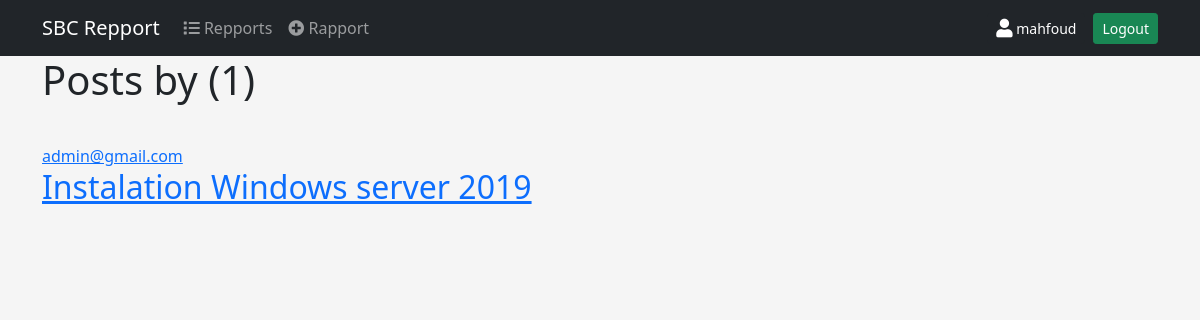
/user/rapports/1 (signed in), run on the app's committed database.
### account/models.py (models this page shows, shortened)
class Account(AbstractBaseUser):
    email = models.EmailField( verbose_name='email address', max_length=255, unique=True )
    first_name = models.CharField(_("first name"), max_length=50)
    last_name = models.CharField(_("last name"), max_length=50)
    is_active = models.BooleanField(default=True)
    is_admin = models.BooleanField(default=False)
    objects = AccountManager()
    USERNAME_FIELD = 'email'
    REQUIRED_FIELDS = ['first_name','last_name']
    def __str__(self):
        return self.email

### rapport/models.py (models this page shows, shortened)
class Rapport (models.Model):
    CHEF_DEP = 'CHEF_DEP'
    CHEF_SRV = 'CHEF_SRV'
    DI = 'DI'
    MAIL = 'MAIL'
    TR_INTR = 'TR_INTR'
    YEAR_IN_SCHOOL_CHOICES = [
        (CHEF_DEP, 'Par le Chef departement Informatique'),
        (CHEF_SRV, 'Par le Chef service IR&SI'),
        (DI, 'Par DI'),
        (MAIL, 'Par Mail'),
        (TR_INTR, 'Travaux Internes à La Structure'),
    ]
    author = models.ForeignKey(Account, verbose_name=_("author"), on_delete=models.CASCADE)
    date =  models.DateField(_("date"),  auto_now_add=False)
    starthour =  models.TimeField(_('start hour '))
    endhour =  models.TimeField(_('end hour '))
    title = models.TextField(_("title"))
    description = models.TextField(_("description"))
    equipment = models.TextField(_("equipment"))
    state_befor = models.TextField(_("state befor "),null=True,blank=True)
    state_after = models.TextField(_("state after "))
    device_used = models.TextField(_("Device Used"),null=True,blank=True)
    type_di = models.CharField(_("Type DI"),
        max_length=20,
        choices=YEAR_IN_SCHOOL_CHOICES,
        default=TR_INTR,
    )
    n_di = models.TextField(_("N° DI"),null=True,blank=True)
    note = models.TextField(_("note"),null=True,blank=True)

### rapport/views.py (the view)
# urls.py: path('user/rapports/<int:pk>', UserRapportListView.as_view(), name='user-rapports'),
class UserRapportListView(ListView):
    model = Rapport
    template_name = 'rapport/user_rapport.html'  # <app>/<model>_<viewtype>.html
    context_object_name = 'objects'
    paginate_by = 6
    def get_queryset(self):
        user = get_object_or_404(Account, id=self.kwargs.get('pk'))
        return Rapport.objects.filter(author=user).order_by('-id')

### templates/rapport/user_rapport.html (shortened to what this page needs)
{% extends "base.html" %}
{% block content %}
    <h1 class="mb-3">Posts by {{ view.kwargs.username }} ({{ page_obj.paginator.count }})</h1>
    {% for post in objects %}
        <article class="media content-section">
          <div class="media-body">
            <div class="article-metadata">
              <a class="mr-2" href="{% url 'rapport:user-rapports' post.author.id %}">{{ post.author }}</a>
            </div>
            <h2><a class="article-title" href="{% url 'rapport:rapport-detail' post.id %}">{{ post.title }}</a></h2>
          </div>
        </article>
    {% endfor %}
{% endblock content %}

### templates/base.html (shortened to what this page needs)
<!DOCTYPE html>
<html>
    <head>
        <link rel="stylesheet" href="">
         <link href="https://cdn.jsdelivr.net/npm/bootstrap@5.0.2/dist/css/bootstrap.min.css" rel="stylesheet">
         <link rel="stylesheet" href="https://cdnjs.cloudflare.com/ajax/libs/font-awesome/5.15.2/css/all.min.css" >
    </head>
    <body style="background-color:#f5f5f5;">
    <nav class="navbar navbar-expand-lg navbar-dark bg-dark">
        <div class="container">
            <a class="navbar-brand" href="#">SBC Repport </a>
            <div class="collapse navbar-collapse" id="navbarNav">
            <ul class="navbar-nav">
                <li class="nav-item">
                <a class="nav-link " aria-current="page" href="{% url 'rapport:rapport-list' %}"><i class="fas fa-list"></i> Repports</a>
                </li>
                <li class="nav-item">
                    <a class="nav-link" href="{% url 'rapport:rapport-create' %}"><i class="fas fa-plus-circle"></i> Rapport</a>
                </li>
            </ul>
            <ul class="navbar-nav  ms-auto">
                {% if request.user.is_authenticated %}
                  <li class="nav-item">
                      <a class="btn btn-dark btn-sm  mx-2"  href="#"><i class="fas fa-lg rounded  fa-user"></i> {{ request.user.first_name }}</a>
                  </li>
                  <li class="nav-item">
                      <a class="btn btn-success btn-sm" href="{% url 'logout' %}">Logout</a>
                  </li>
                {% endif %}
              </ul>
            </div>
        </div>
    </nav>
    <main role="main" class="container">
        {% block content %}{% endblock content %}
    </main>
    </body>
</html>

### data on the page
Account: user.first_name "mahfoud"
Rapport: author "admin@gmail.com", title "Instalation Windows server 2019"

### other printed values
{{ page_obj.paginator.count }} "1"
